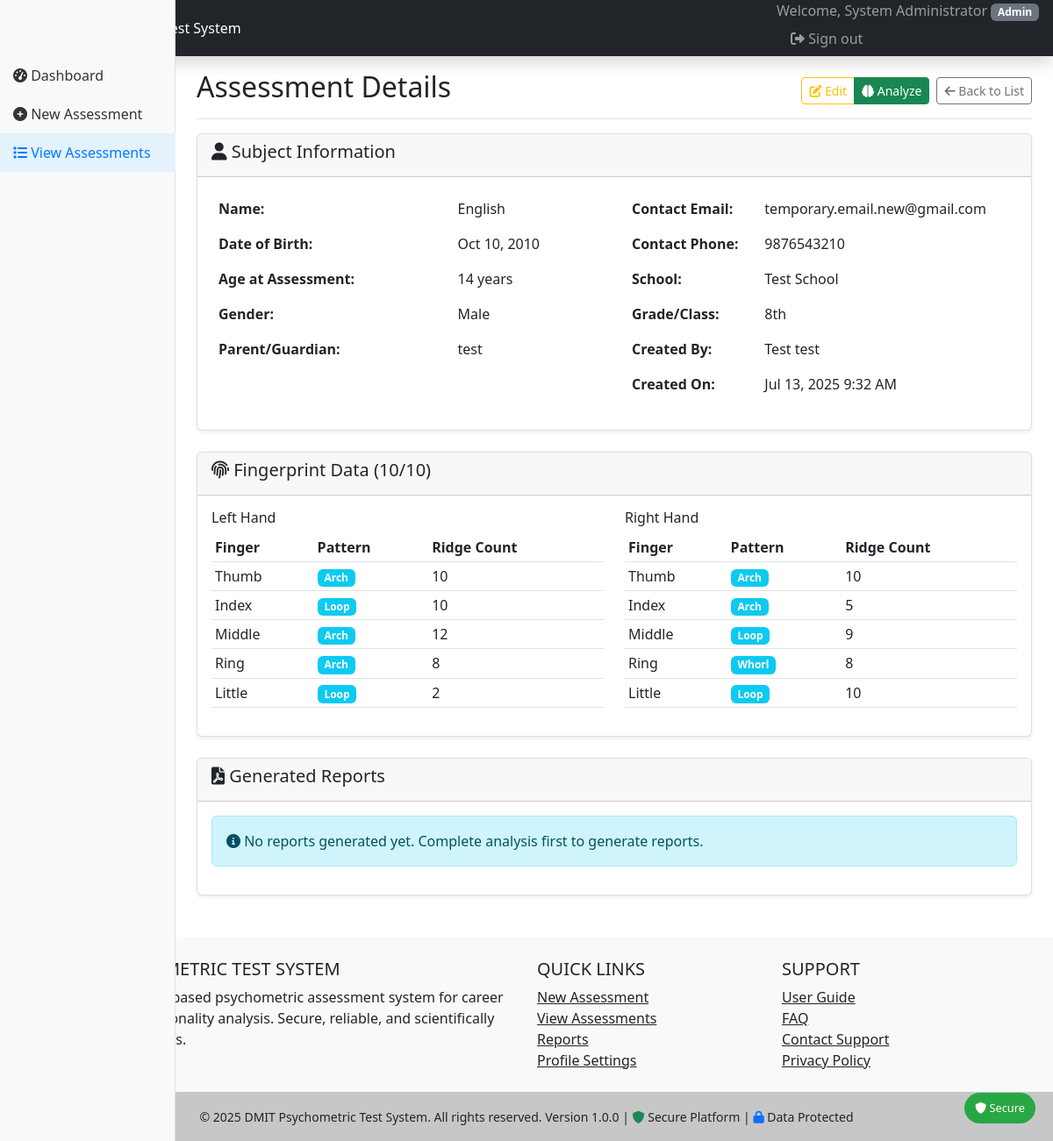
Page /assessments/view.php?id=2 (signed in) on the committed database.
### tables this page shows
CREATE TABLE `assessment_subjects` (
  `id` int(11) NOT NULL,
  `user_id` int(11) NOT NULL,
  `subject_name` varchar(100) NOT NULL,
  `date_of_birth` date NOT NULL,
  `gender` enum('male','female','other') NOT NULL,
  `age_at_assessment` int(11) NOT NULL,
  `parent_name` varchar(100) DEFAULT NULL,
  `contact_email` varchar(100) DEFAULT NULL,
  `contact_phone` varchar(15) DEFAULT NULL,
  `school_name` varchar(100) DEFAULT NULL,
  `grade_class` varchar(20) DEFAULT NULL,
  `created_at` timestamp NULL DEFAULT current_timestamp(),
  `updated_at` timestamp NULL DEFAULT current_timestamp() ON UPDATE current_timestamp()
);

CREATE TABLE `users` (
  `id` int(11) NOT NULL,
  `username` varchar(50) NOT NULL,
  `email` varchar(100) NOT NULL,
  `password_hash` varchar(255) NOT NULL,
  `salt` varchar(32) NOT NULL,
  `role` enum('admin','counselor','user') DEFAULT 'user',
  `first_name` varchar(50) NOT NULL,
  `last_name` varchar(50) NOT NULL,
  `phone` varchar(15) DEFAULT NULL,
  `date_of_birth` date DEFAULT NULL,
  `gender` enum('male','female','other') DEFAULT NULL,
  `is_active` tinyint(1) DEFAULT 1,
  `email_verified` tinyint(1) DEFAULT 0,
  `verification_token` varchar(255) DEFAULT NULL,
  `reset_token` varchar(255) DEFAULT NULL,
  `reset_token_expires` datetime DEFAULT NULL,
  `last_login` datetime DEFAULT NULL,
  `login_attempts` int(11) DEFAULT 0,
  `locked_until` datetime DEFAULT NULL,
  `created_at` timestamp NULL DEFAULT current_timestamp(),
  `updated_at` timestamp NULL DEFAULT current_timestamp() ON UPDATE current_timestamp()
);

CREATE TABLE `fingerprint_data` (
  `id` int(11) NOT NULL,
  `subject_id` int(11) NOT NULL,
  `finger_position` enum('left_thumb','left_index','left_middle','left_ring','left_little','right_thumb','right_index','right_middle','right_ring','right_little') NOT NULL,
  `pattern_type` enum('arch','loop','whorl') NOT NULL,
  `ridge_count` int(11) NOT NULL,
  `image_path` varchar(255) DEFAULT NULL,
  `analysis_data` longtext DEFAULT NULL CHECK (json_valid(`analysis_data`)),
  `created_at` timestamp NULL DEFAULT current_timestamp()
);

### assessments/view.php (the view, shortened to what the rows shown need)
<?php
require_once '../config/config.php';
$subjectId = $_GET['id'] ?? 0;
try {
    $database = new Database();
    $conn = $database->getConnection();
    $stmt = $conn->prepare("
        SELECT s.*, u.first_name as created_by_first, u.last_name as created_by_last
        FROM assessment_subjects s
        LEFT JOIN users u ON s.user_id = u.id
        WHERE s.id = ? AND (s.user_id = ? OR ? = 'admin')
    ");
    $stmt->execute([$subjectId, $_SESSION['user_id'], $_SESSION['user_role']]);
    $subject = $stmt->fetch();
    $stmt = $conn->prepare("SELECT * FROM fingerprint_data WHERE subject_id = ? ORDER BY finger_position");
    $stmt->execute([$subjectId]);
    $fingerprintData = $stmt->fetchAll();
} catch (Exception $e) {
    redirect('list.php', 'Error loading assessment data.', 'error');
}
include '../includes/header.php';
?>
<div class="container-fluid">
    <div class="row">
        <main class="col-md-9 ms-sm-auto col-lg-10 px-md-4">
            <div class="d-flex justify-content-between flex-wrap flex-md-nowrap align-items-center pt-3 pb-2 mb-3 border-bottom">
                <h1 class="h2">Assessment Details</h1>
            </div>
            <div class="card mb-4">
                <div class="card-body">
                    <div class="row">
                        <div class="col-md-6">
                            <table class="table table-borderless">
                                <tr>
                                    <td><strong>Name:</strong></td>
                                    <td><?php echo htmlspecialchars($subject['subject_name']); ?></td>
                                </tr>
                                <tr>
                                    <td><strong>Date of Birth:</strong></td>
                                    <td><?php echo formatDate($subject['date_of_birth'], 'M d, Y'); ?></td>
                                </tr>
                                <tr>
                                    <td><strong>Age at Assessment:</strong></td>
                                    <td><?php echo $subject['age_at_assessment']; ?> years</td>
                                </tr>
                                <tr>
                                    <td><strong>Gender:</strong></td>
                                    <td><?php echo ucfirst($subject['gender']); ?></td>
                                </tr>
                                <?php if ($subject['parent_name']): ?>
                                <tr>
                                    <td><strong>Parent/Guardian:</strong></td>
                                    <td><?php echo htmlspecialchars($subject['parent_name']); ?></td>
                                </tr>
                                <?php endif; ?>
                            </table>
                        </div>
                        <div class="col-md-6">
                            <table class="table table-borderless">
                                <?php if ($subject['contact_email']): ?>
                                <tr>
                                    <td><strong>Contact Email:</strong></td>
                                    <td><?php echo htmlspecialchars($subject['contact_email']); ?></td>
                                </tr>
                                <?php endif; ?>
                                <?php if ($subject['contact_phone']): ?>
                                <tr>
                                    <td><strong>Contact Phone:</strong></td>
                                    <td><?php echo htmlspecialchars($subject['contact_phone']); ?></td>
                                </tr>
                                <?php endif; ?>
                                <?php if ($subject['school_name']): ?>
                                <tr>
                                    <td><strong>School:</strong></td>
                                    <td><?php echo htmlspecialchars($subject['school_name']); ?></td>
                                </tr>
                                <?php endif; ?>
                                <?php if ($subject['grade_class']): ?>
                                <tr>
                                    <td><strong>Grade/Class:</strong></td>
                                    <td><?php echo htmlspecialchars($subject['grade_class']); ?></td>
                                </tr>
                                <?php endif; ?>
                                <tr>
                                    <td><strong>Created By:</strong></td>
                                    <td><?php echo htmlspecialchars($subject['created_by_first'] . ' ' . $subject['created_by_last']); ?></td>
                                </tr>
                                <tr>
                                    <td><strong>Created On:</strong></td>
                                    <td><?php echo formatDate($subject['created_at'], 'M d, Y g:i A'); ?></td>
                                </tr>
                            </table>
                        </div>
                    </div>
                </div>
            </div>
            <div class="card mb-4">
                <div class="card-body">
                    <?php if (empty($fingerprintData)): ?>
                        <div class="alert alert-warning">
                            <i class="fas fa-exclamation-triangle"></i> No fingerprint data collected yet.
                            <a href="<?php echo url('assessments/fingerprint_collection.php?id=' . $subjectId); ?>" class="btn btn-sm btn-warning ms-2">
                                Collect Fingerprints
                            </a>
                        </div>
                    <?php else: ?>
                        <div class="row">
                            <div class="col-md-6">
                                <div class="table-responsive">
                                    <table class="table table-sm">
                                        <thead>
                                            <tr>
                                                <th>Finger</th>
                                                <th>Pattern</th>
                                                <th>Ridge Count</th>
                                            </tr>
                                        </thead>
                                        <tbody>
                                            <?php
                                            $leftFingers = ['left_thumb' => 'Thumb', 'left_index' => 'Index', 'left_middle' => 'Middle', 'left_ring' => 'Ring', 'left_little' => 'Little'];
                                            foreach ($leftFingers as $position => $name):
                                                $fingerData = array_filter($fingerprintData, function($f) use ($position) {
                                                    return $f['finger_position'] === $position;
                                                });
                                                $fingerData = reset($fingerData);
                                            ?>
                                            <tr>
                                                <td><?php echo $name; ?></td>
                                                <td>
                                                    <?php if ($fingerData): ?>
                                                        <span class="badge bg-info"><?php echo ucfirst($fingerData['pattern_type']); ?></span>
                                                    <?php else: ?>
                                                        <span class="text-muted">-</span>
                                                    <?php endif; ?>
                                                </td>
                                                <td>
                                                    <?php echo $fingerData ? $fingerData['ridge_count'] : '-'; ?>
                                                </td>
                                            </tr>
                                            <?php endforeach; ?>
                                        </tbody>
                                    </table>
                                </div>
                            </div>
                            <div class="col-md-6">
                                <div class="table-responsive">
                                    <table class="table table-sm">
                                        <thead>
                                            <tr>
                                                <th>Finger</th>
                                                <th>Pattern</th>
                                                <th>Ridge Count</th>
                                            </tr>
                                        </thead>
                                        <tbody>
                                            <?php
                                            $rightFingers = ['right_thumb' => 'Thumb', 'right_index' => 'Index', 'right_middle' => 'Middle', 'right_ring' => 'Ring', 'right_little' => 'Little'];
                                            foreach ($rightFingers as $position => $name):
                                                $fingerData = array_filter($fingerprintData, function($f) use ($position) {
                                                    return $f['finger_position'] === $position;
                                                });
                                                $fingerData = reset($fingerData);
                                            ?>
                                            <tr>
                                                <td><?php echo $name; ?></td>
                                                <td>
                                                    <?php if ($fingerData): ?>
                                                        <span class="badge bg-info"><?php echo ucfirst($fingerData['pattern_type']); ?></span>
                                                    <?php else: ?>
                                                        <span class="text-muted">-</span>
                                                    <?php endif; ?>
                                                </td>
                                                <td>
                                                    <?php echo $fingerData ? $fingerData['ridge_count'] : '-'; ?>
                                                </td>
                                            </tr>
                                            <?php endforeach; ?>
                                        </tbody>
                                    </table>
                                </div>
                            </div>
                        </div>
                    <?php endif; ?>
                </div>
            </div>
        </main>
    </div>
</div>
<?php include '../includes/footer.php'; ?>

### rows in the picture
assessment_subjects: subject_name "English", date_of_birth "Oct 10, 2010", age_at_assessment "14", gender "Male", parent_name "test", contact_email "temporary.email.new@gmail.com", contact_phone "9876543210", school_name "Test School", grade_class "8th", user.last_name "Test test", created_at "Jul 13, 2025 9:32 AM"
fingerprint_data: name "Thumb", pattern_type "Arch", ridge_count "10"
fingerprint_data: name "Index", pattern_type "Loop", ridge_count "10"
fingerprint_data: name "Middle", pattern_type "Arch", ridge_count "12"
fingerprint_data: name "Ring", pattern_type "Arch", ridge_count "8"
fingerprint_data: name "Little", pattern_type "Loop", ridge_count "2"
fingerprint_data: name "Thumb", pattern_type "Arch", ridge_count "10"
fingerprint_data: name "Index", pattern_type "Arch", ridge_count "5"
fingerprint_data: name "Middle", pattern_type "Loop", ridge_count "9"
fingerprint_data: name "Ring", pattern_type "Whorl", ridge_count "8"
fingerprint_data: name "Little", pattern_type "Loop", ridge_count "10"

### other values in the picture
$_SESSION['user_name'] "System Administrator"
$_SESSION['user_role'] "Admin"
count($fingerprintData) "10"
APP_NAME "DMIT PSYCHOMETRIC TEST SYSTEM"
APP_NAME "DMIT Psychometric Test System"
APP_VERSION "1.0.0"
